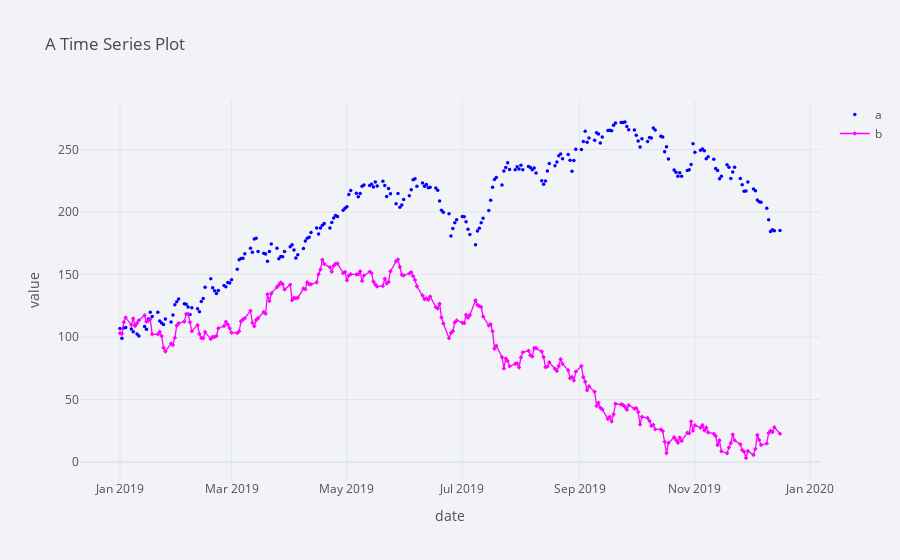

The notebook cell saved with this chart:
### Code cell
plyo.iplot(df[['a', 'b']].iplot(asFigure = True, theme='polar', title = 'A Time Series Plot',
                                xTitle = 'date',yTitle='value',mode={'a': 'markers', 'b': 'lines+markers'}, 
                                symbol = {'a': 'circle', 'b': 'diamond'}, size=3.5, colors = {'a': 'blue', 'b': 'magenta'}), 
           image = 'png', filename = 'PLY')

### Figure 1 — Plotly figure (JSON) as saved in the notebook; plotly's stock layout.template omitted (floating-point values rounded to 4 significant figures; data arrays with more than 128 entries replaced by an {"elided": "..."} marker saying what was removed)
{"data": [{"line": {"color": "blue", "dash": "solid", "shape": "linear", "width": 1.3}, "marker": {"size": 3.5, "symbol": "circle"}, "mode": "markers", "name": "a", "text": "", "type": "scatter", "x": {"elided": "250 str values"}, "y": {"elided": "250 float values"}}, {"line": {"color": "magenta", "dash": "solid", "shape": "linear", "width": 1.3}, "marker": {"size": 3.5, "symbol": "diamond"}, "mode": "lines+markers", "name": "b", "text": "", "type": "scatter", "x": {"elided": "250 str values"}, "y": {"elided": "250 float values"}}], "layout": {"legend": {"bgcolor": "#F2F3F7", "font": {"color": "#505050"}}, "paper_bgcolor": "#F2F3F7", "plot_bgcolor": "#F2F3F7", "title": {"font": {"color": "#484848"}, "text": "A Time Series Plot"}, "xaxis": {"gridcolor": "#E1E5ED", "showgrid": true, "tickfont": {"color": "#505050"}, "title": {"font": {"color": "#505050"}, "text": "date"}, "zerolinecolor": "#E1E5ED"}, "yaxis": {"gridcolor": "#E1E5ED", "showgrid": true, "tickfont": {"color": "#505050"}, "title": {"font": {"color": "#505050"}, "text": "value"}, "zerolinecolor": "#E1E5ED"}}}
